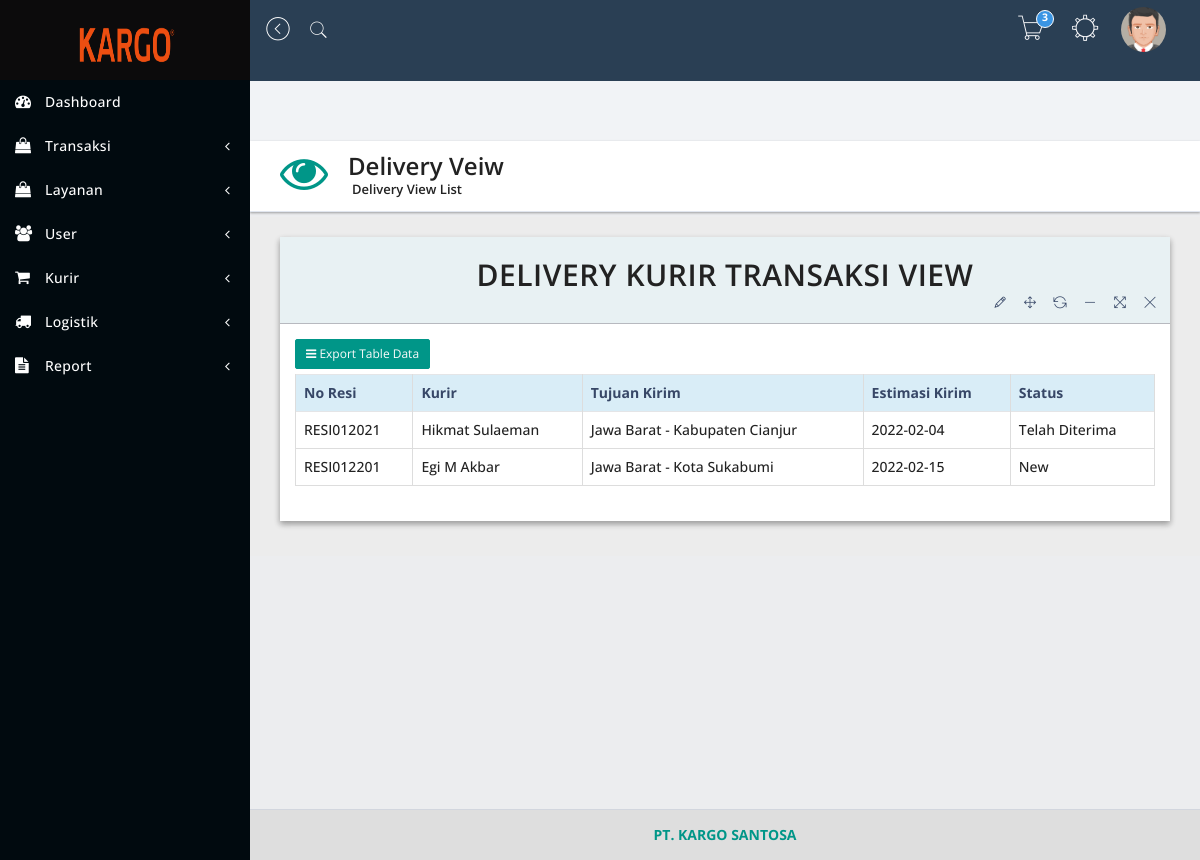
The page /home.php?page=delivery_view (signed in) on the database its author committed.
### tables this page shows
CREATE TABLE `delivery` (
  `id_delivery` int(3) NOT NULL,
  `tgl_delivery` date NOT NULL,
  `resi_no` varchar(20) NOT NULL,
  `kurir` varchar(50) NOT NULL,
  `no_polisi` varchar(10) NOT NULL,
  `bukti_terima` text NOT NULL,
  `tgl_terima` date NOT NULL,
  `catatan_terima` text NOT NULL,
  `status_delivery` varchar(50) NOT NULL
);

CREATE TABLE `propinsi` (
  `id_propinsi` int(5) NOT NULL,
  `nama_propinsi` varchar(50) NOT NULL
);

CREATE TABLE `kabupaten` (
  `id_kabupaten` int(10) NOT NULL,
  `id_propinsi` varchar(2) NOT NULL,
  `nama_kabupaten` varchar(50) NOT NULL,
  `ongkos_kirim` int(11) NOT NULL
);

CREATE TABLE `transaksi` (
  `id_trans` int(5) NOT NULL,
  `tgl_input` date NOT NULL,
  `no_resi` varchar(10) NOT NULL,
  `nama_pengirim` varchar(20) NOT NULL,
  `alamat_pengirim` text NOT NULL,
  `no_tlp` varchar(15) NOT NULL,
  `jenis_barang` varchar(150) NOT NULL,
  `layanan_id` varchar(225) NOT NULL,
  `berat` int(5) NOT NULL,
  `penerima` varchar(20) NOT NULL,
  `provinsi` varchar(50) NOT NULL,
  `kota_kab` varchar(50) NOT NULL,
  `alamat_penerima` text NOT NULL,
  `tlp_penerima` varchar(15) NOT NULL,
  `catatan` text NOT NULL,
  `tgl_kirim` date NOT NULL,
  `status_kirim` varchar(20) NOT NULL
);

### page/delivery_view.php (the view, shortened to what this page needs)
<div class="content-wrapper">
           <section class="content-header">
              <div class="header-icon">
                 <i class="fa fa-eye"></i>
              </div>
              <div class="header-title">
                 <h1>Delivery Veiw</h1>
                 <small>Delivery View List</small>
              </div>
           </section>
           <section class="content">
              <div class="row">
                 <div class="col-sm-12">
                    <div class="panel panel-bd lobidrag">
                       <div class="panel-heading">
                 <div class="btn-group" id="buttonexport" style="width: 100%;">
                       <div class="col-md-12">
                    <br>
                    <center>
                    <a href="#">
                       <h2>DELIVERY KURIR TRANSAKSI VIEW</h2>
                    </a>
                 </center>
                 </div>
                 </div>
              </div>
                       <div class="panel-body">
                          <div class="btn-group">
                             <button class="btn btn-exp btn-sm dropdown-toggle" data-toggle="dropdown"><i class="fa fa-bars"></i> Export Table Data</button>
                          </div>
                        <div class="table-responsive">
                             <table class="table table-bordered table-hover">
                                <thead>
                                   <tr class="info">
                                      <th>No Resi</th>
                                      <th>Kurir</th>
                                      <th>Tujuan Kirim</th>
                                      <th>Estimasi Kirim</th>
                                      <th>Status</th>
                                   </tr>
                                </thead>
                                <tbody>
                                <?php
                                      include "configs.php";
                                      $query11 ="SELECT * FROM delivery,transaksi,propinsi,kabupaten WHERE delivery.resi_no=transaksi.no_resi AND transaksi.provinsi=propinsi.id_propinsi AND transaksi.kota_kab=kabupaten.id_kabupaten ";
                                      $querytampil11=mysqli_query($db,$query11);
                                      while($data11=mysqli_fetch_array($querytampil11)){
                                   ?>
                                   <tr>
                                      <td><?php echo $data11 ['resi_no'];?></td>
                                      <td><?php echo $data11 ['kurir'];?></td>
                                      <td> <?php echo $data11 ['nama_propinsi'];?> - <?php echo $data11 ['nama_kabupaten'];?></td>
                                      <td> <?php echo $data11 ['tgl_kirim'];?></td>
                                      <td> <?php echo $data11 ['status_delivery'];?></td>
                                   </tr>
                                   <?php } ?>
                                </tbody>
                             </table>
                          </div>
                       </div>
                    </div>
                 </div>
              </div>
           </section>
        </div>

### rows shown on the page
delivery: resi_no "RESI012021", kurir "Hikmat Sulaeman", propinsi.nama_propinsi "Jawa Barat", kabupaten.nama_kabupaten "Kabupaten Cianjur", transaksi.tgl_kirim "2022-02-04", status_delivery "Telah Diterima"
delivery: resi_no "RESI012201", kurir "Egi M Akbar", propinsi.nama_propinsi "Jawa Barat", kabupaten.nama_kabupaten "Kota Sukabumi", transaksi.tgl_kirim "2022-02-15", status_delivery "New"

### other values the page prints
$numpesan "3"
